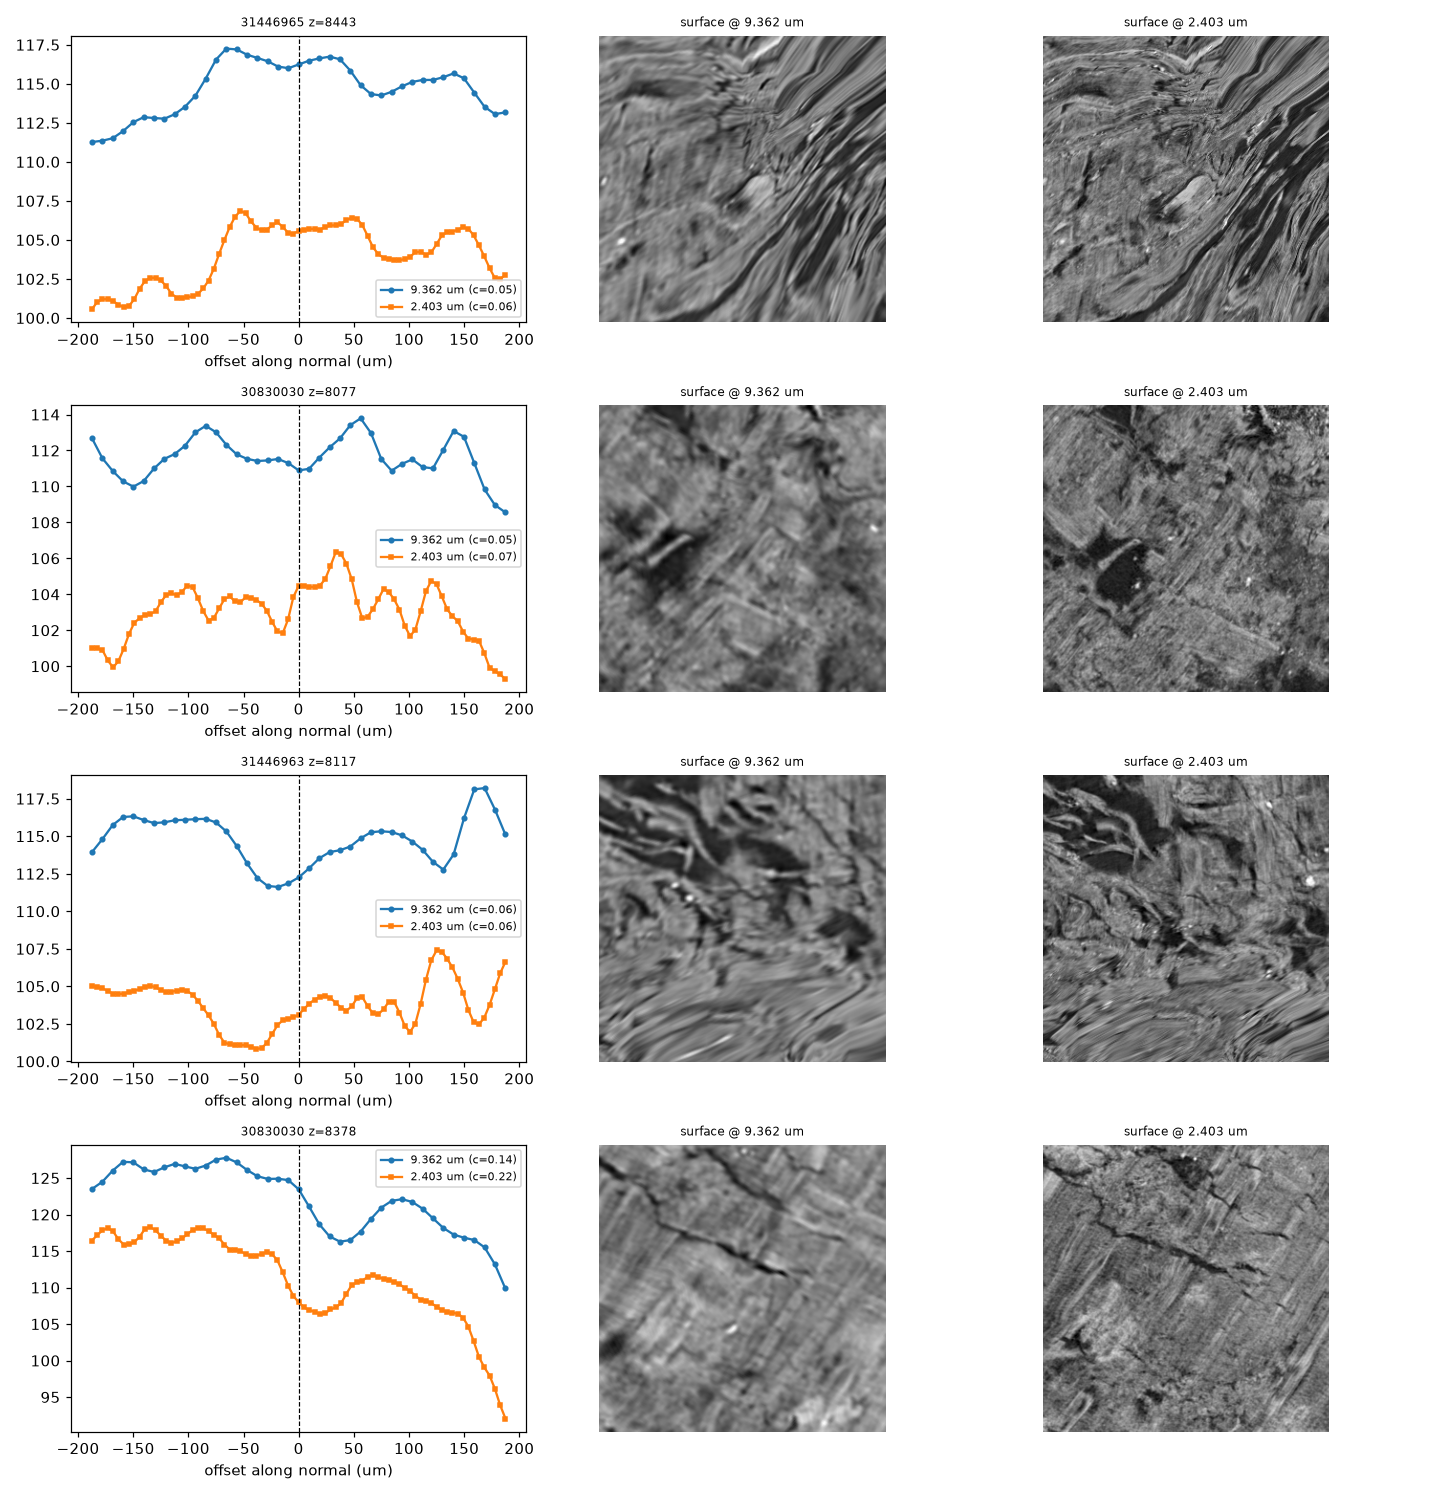

This chart was generated by the following Python code:
"""Investigation D step 5: does the 2.403 um band resolve laminae the 9.362 um scan merges?

mesh_bias_survey.py found that PHerc1203's in-band mesh patches have a median along-normal
intensity contrast of 0.138 at 9.362 um, against 0.397 for the w035 control (identical export
window, p = 2.6e-11).  If that is a *resolution* limit, the same patches should show much more
structure at 2.403 um.  If it is the *material*, they will look just as flat.  That distinction
decides whether the 2.4 um path is worth running.
"""
import io
import json
import os
import sys

import matplotlib
matplotlib.use("Agg")
import matplotlib.pyplot as plt
import numpy as np
import requests
import tifffile
from scipy.ndimage import map_coordinates

sys.path.insert(0, os.path.dirname(os.path.abspath(__file__)))
from zarr_http import Zarr3D  # noqa: E402

OUT = os.path.dirname(os.path.abspath(__file__))
B = "https://vesuvius-challenge-open-data.s3.amazonaws.com"
P9 = "PHerc1203/volumes/20250820131727-9.362um-1.2m-113keV-masked.zarr"
P2 = "PHerc1203/volumes/20260319130212-2.403um-0.2m-77keV-masked.zarr"
RATIO = 9.362 / 2.403
T = np.array([7940.1, 19.2, -18.8])
W = 9
NS = 300              # 2.4 um sampling across the patch
SPAN_UM = 190.0       # half-span of the along-normal sweep


def fetch_tif(key):
    return tifffile.imread(io.BytesIO(requests.get(f"{B}/{key}", timeout=300).content))


def sample(vol, px, py, pz, nrm, step_um, n_off, um_per_vox):
    offs = (np.arange(n_off) - (n_off - 1) // 2) * (step_um / um_per_vox)
    pts = np.stack([pz, py, px], -1)
    nzyx = np.stack([nrm[..., 2], nrm[..., 1], nrm[..., 0]], -1)
    allp = pts[None] + offs[:, None, None, None] * nzyx[None]
    flat = allp.reshape(-1, 3)
    lo = np.maximum(0, np.floor(flat.min(0)).astype(int) - 2)
    hi = np.ceil(flat.max(0)).astype(int) + 3
    mb = np.prod(hi - lo) / 2**20
    blk = vol.read(lo[0], hi[0], lo[1], hi[1], lo[2], hi[2], workers=24).astype(np.float32)
    v = map_coordinates(blk, (flat - lo).T, order=1, mode="constant", cval=0)
    return offs * um_per_vox, v.reshape(n_off, px.shape[0], px.shape[1]), mb


def main():
    surv = json.load(open(os.path.join(OUT, "mesh_bias_survey.json")))
    surv.sort(key=lambda r: r["contrast"])
    picks = surv[:3] + surv[len(surv) // 2:len(surv) // 2 + 1]   # 3 flattest + 1 median
    v9, v2 = Zarr3D(P9, 0), Zarr3D(P2, 0)
    cat = {e["name"]: e for e in json.load(
        open(r"C:\Users\benbl\Desktop\Vsuvious\trackD\runpod\segment_catalog.json"))}
    cache = {}
    rows = []
    fig, axes = plt.subplots(len(picks), 3, figsize=(13, 3.4 * len(picks)))
    for row, p in enumerate(picks):
        seg = p["seg"]
        if seg not in cache:
            d = cat[seg]["seg_dir"]
            cache[seg] = tuple(fetch_tif(d + f"{a}.tif").astype(np.float64) for a in "xyz")
        X, Y, Z = cache[seg]
        i, j = p["ij"]
        u = np.linspace(0, W - 1, NS)
        gj, gi = np.meshgrid(u, u, indexing="xy")
        c = np.stack([gi.ravel(), gj.ravel()])
        px = map_coordinates(X[i:i + W, j:j + W], c, order=1).reshape(NS, NS)
        py = map_coordinates(Y[i:i + W, j:j + W], c, order=1).reshape(NS, NS)
        pz = map_coordinates(Z[i:i + W, j:j + W], c, order=1).reshape(NS, NS)
        du = np.stack([np.gradient(px, axis=0), np.gradient(py, axis=0), np.gradient(pz, axis=0)], -1)
        dv = np.stack([np.gradient(px, axis=1), np.gradient(py, axis=1), np.gradient(pz, axis=1)], -1)
        nrm = np.cross(du, dv)
        nrm /= np.maximum(1e-9, np.linalg.norm(nrm, axis=-1, keepdims=True))

        n9 = int(2 * SPAN_UM / 9.362) | 1
        o9, s9, mb9 = sample(v9, px, py, pz, nrm, 9.362, n9, 9.362)
        p2z, p2y, p2x = (pz - T[0]) * RATIO, (py - T[1]) * RATIO, (px - T[2]) * RATIO
        n2 = int(2 * SPAN_UM / 4.806) | 1        # sample every 2 voxels to keep the block small
        o2, s2, mb2 = sample(v2, p2x, p2y, p2z, nrm, 4.806, n2, 2.403)

        pr9 = s9.reshape(n9, -1).mean(1)
        pr2 = s2.reshape(n2, -1).mean(1)
        # contrast of the mean profile, and per-pixel along-normal std (structure, not just mean)
        c9 = (pr9.max() - pr9.min()) / max(1e-6, pr9.max())
        c2 = (pr2.max() - pr2.min()) / max(1e-6, pr2.max())
        sd9 = float(s9.std(0).mean() / max(1e-6, s9.mean()))
        sd2 = float(s2.std(0).mean() / max(1e-6, s2.mean()))
        rows.append(dict(seg=seg, ij=[i, j], z=float(pz.mean()), mb=[mb9, mb2],
                         contrast_9=float(c9), contrast_2=float(c2),
                         along_normal_relstd_9=sd9, along_normal_relstd_2=sd2,
                         survey_contrast_9=p["contrast"]))
        print(f"{seg[-8:]} ij=({i},{j}) z={pz.mean():.0f}: mean-profile contrast "
              f"9um {c9:.3f} -> 2.4um {c2:.3f} | per-pixel along-normal rel-std "
              f"9um {sd9:.3f} -> 2.4um {sd2:.3f}  ({mb9:.0f}+{mb2:.0f} MiB)", flush=True)

        ax = axes[row] if len(picks) > 1 else axes
        ax[0].plot(o9, pr9, "o-", ms=3, label=f"9.362 um (c={c9:.2f})")
        ax[0].plot(o2, pr2, "s-", ms=2, label=f"2.403 um (c={c2:.2f})")
        ax[0].axvline(0, color="k", lw=0.8, ls="--")
        ax[0].set_xlabel("offset along normal (um)"); ax[0].legend(fontsize=7)
        ax[0].set_title(f"{seg[-8:]} z={pz.mean():.0f}", fontsize=8)
        ax[1].imshow(s9[n9 // 2], cmap="gray"); ax[1].set_title("surface @ 9.362 um", fontsize=8); ax[1].axis("off")
        ax[2].imshow(s2[n2 // 2], cmap="gray"); ax[2].set_title("surface @ 2.403 um", fontsize=8); ax[2].axis("off")
    fig.tight_layout()
    fig.savefig(os.path.join(OUT, "contrast_2um_vs_9um.png"), dpi=110)
    json.dump(rows, open(os.path.join(OUT, "contrast_2um_vs_9um.json"), "w"), indent=1)
    a = np.array([[r["contrast_9"], r["contrast_2"]] for r in rows])
    b = np.array([[r["along_normal_relstd_9"], r["along_normal_relstd_2"]] for r in rows])
    print(f"\nmean-profile contrast   9um {a[:,0].mean():.3f} -> 2.4um {a[:,1].mean():.3f}")
    print(f"along-normal rel-std    9um {b[:,0].mean():.3f} -> 2.4um {b[:,1].mean():.3f}")
    print("-> trackD/hunt/contrast_2um_vs_9um.png")


if __name__ == "__main__":
    main()
